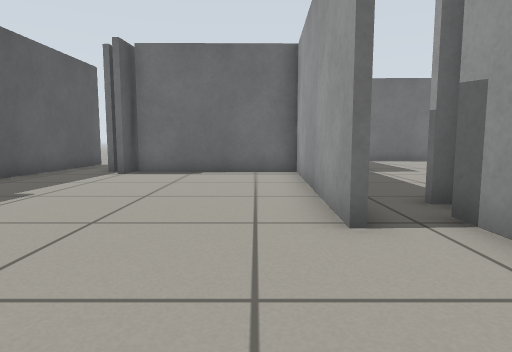
View 1 (above)

22 first-person views from a walk through a world built for the Gazebo simulator. The camera is 0.5 m above the floor, tilts 6° down and sees 75° across. The floor is counted in squares, 0.5 m on a side. Each view is taken from the middle of a square. On the plan, view 1 faces up. The plan holds only what a view shows up to about 12 squares ahead; the rest is blank.

View 2
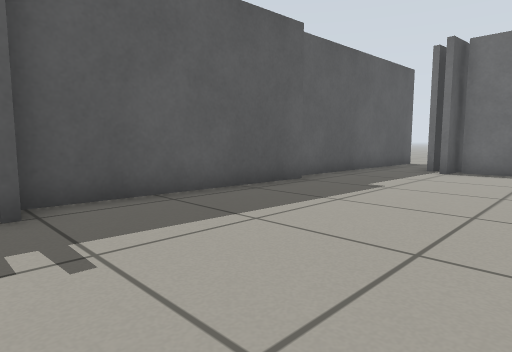

View 3
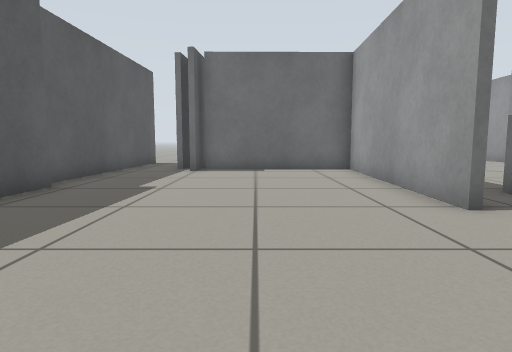

View 4
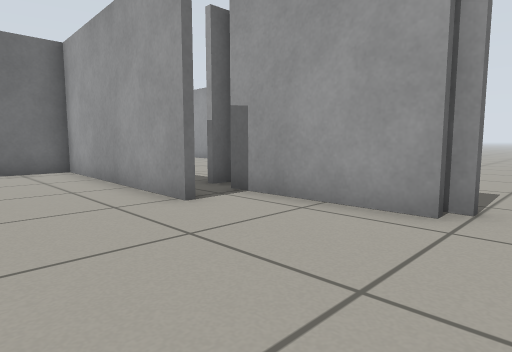

View 5
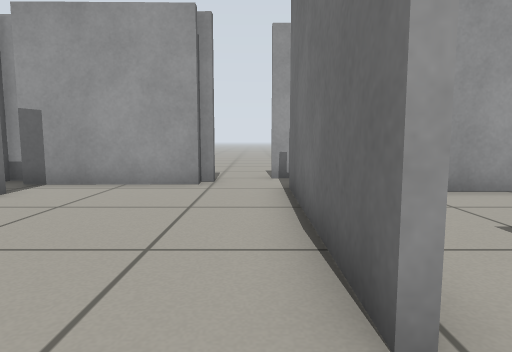

View 6
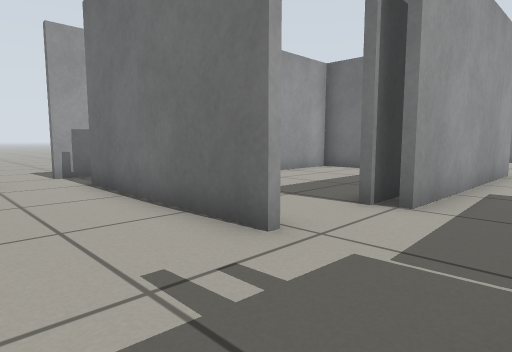

View 7
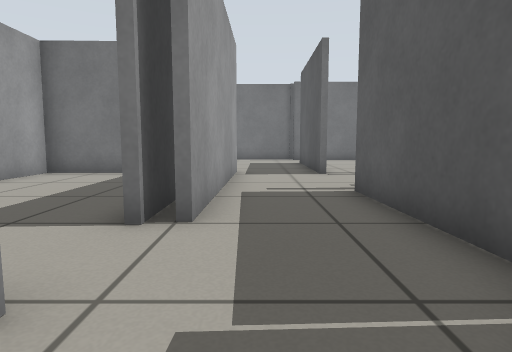

View 8
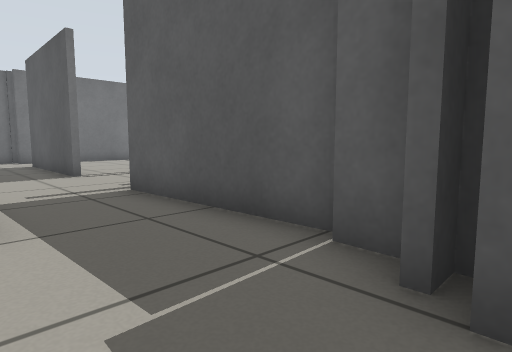

View 9
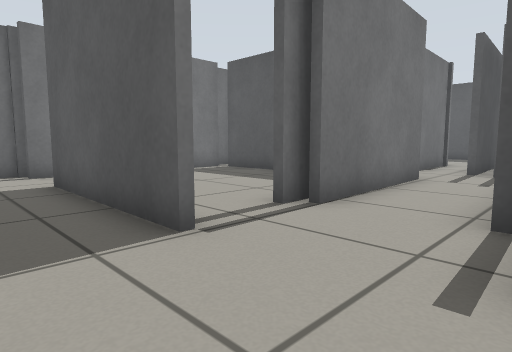

View 10
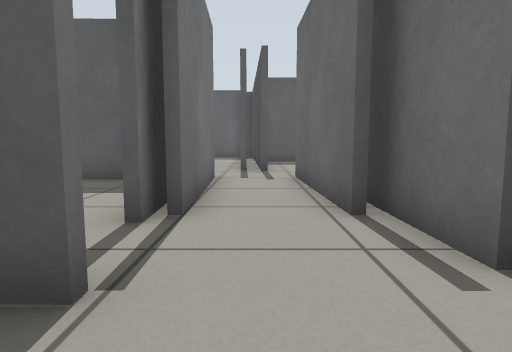

View 11
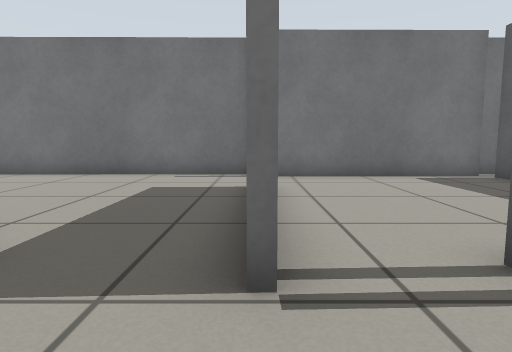

View 12
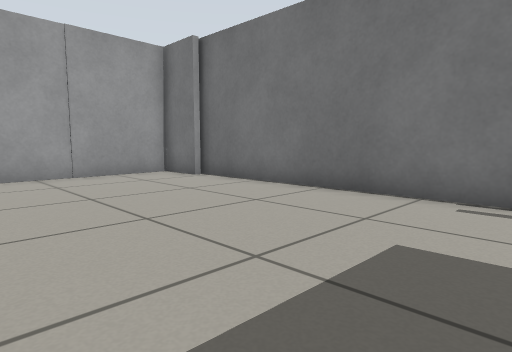

View 13
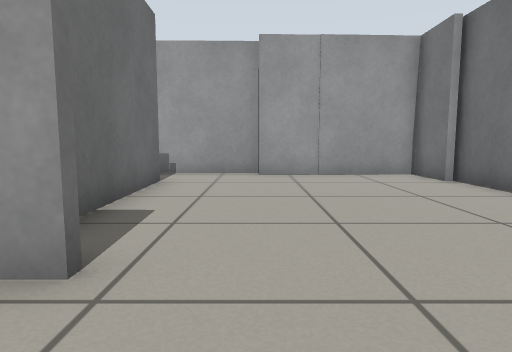

View 14
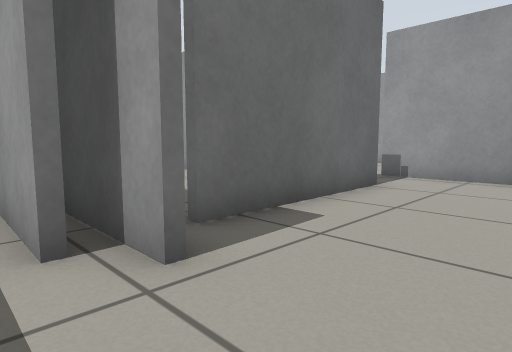

View 15
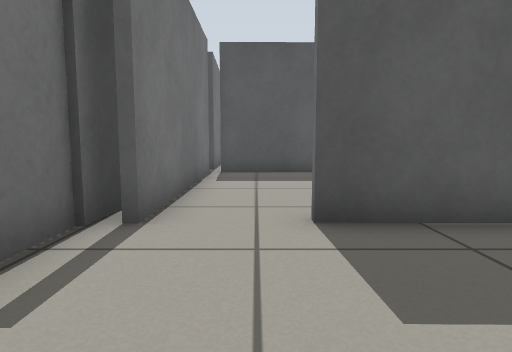

View 16
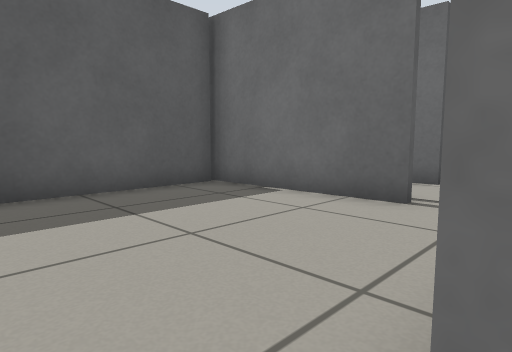

View 17
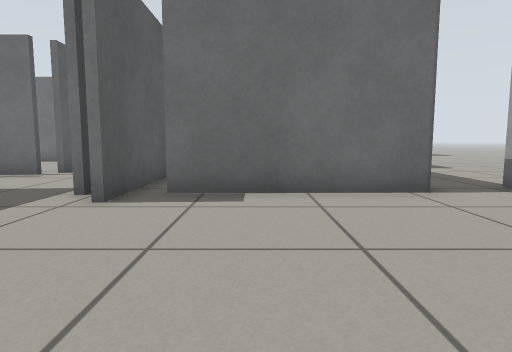

View 18
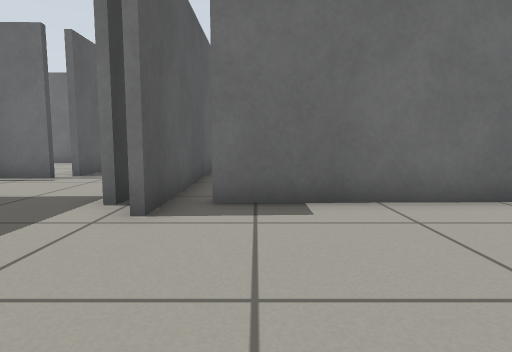

View 19
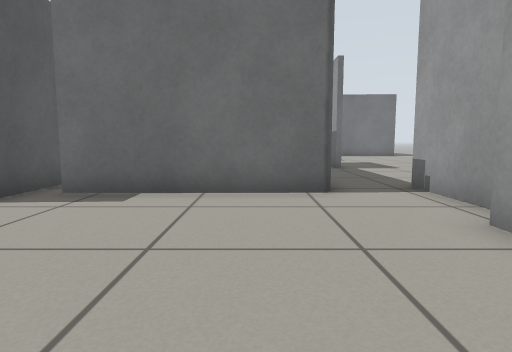

View 20
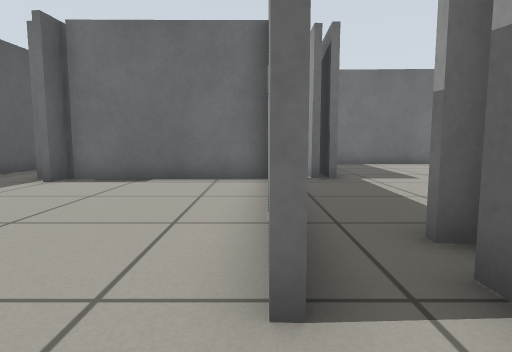

View 21
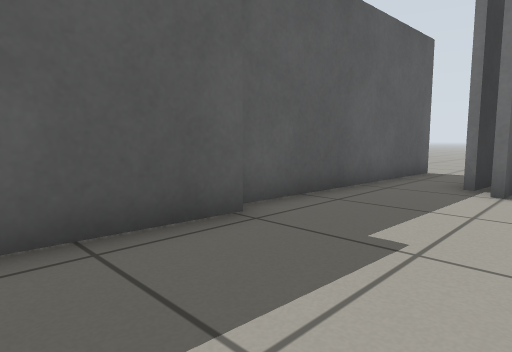

View 22
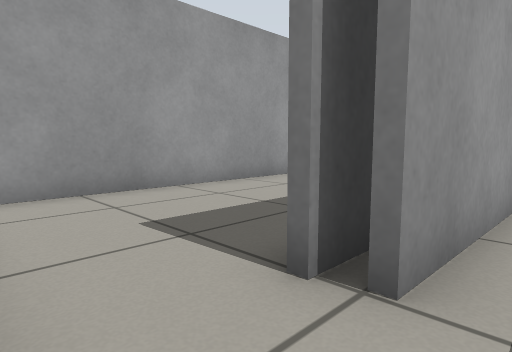

### Floor plan
Points are (right, up) in squares from view 1. A wall is a line through its corners. A room is listed if a view was taken in it or the views show most of it. See-through windows are left out.
Room 1 (views 1, 2, 3, 4, 5, 6, 7, 8, 20, 21)
walls: (1.1, 3.7) (1.3, 10.7) (-3.8, 10.7); (-6.4, 6.2) (-6.8, -0.1); (-3.9, 11.3) (-4, 9.9); (2.6, 0.2) (2.6, 4.4); (-3.6, -1.6) (2.1, -1.7); (-6.6, 14.1) (-6.7, 6.5)
low walls: (-6.8, -0.7) (-6.2, -0.7)
ways out: opening at (-4.5, -2) to room 2; opening at (-6, 14); opening at (2.5, -0.5); opening at (3, 8.5)
Room 2 (views 9, 10, 11, 22)
walls: (-3.6, -5.6) (-3.6, -3.9); (-3.7, -10.6) (-3.7, -8.9); (-4.4, -10.9) (-4.2, -3.9); (-6.8, -1) (-7.1, -6.7)
ways out: opening at (-4.5, -2) to room 1; opening at (-5.5, -11) to room 3; opening at (-3, -3) to room 5; opening at (-7, -9) to room 6
Room 3 (views 12, 13, 14, 15, 16, 17, 18, 19)
walls: (-3.7, -11.6) (-3.7, -10.6); (2.4, -10.6) (-2.8, -10.7); (2.2, -17.7) (3.9, -17.7) (3.8, -13.1); (-6.9, -10.1) (-7, -15.4); (4.5, -13.1) (4.4, -9.6); (-8, -18.1) (2.6, -18)
ways out: opening at (-5.5, -11) to room 2; opening at (-7, -16) to room 4; opening at (3, -10.5)
Room 4 (no view inside)
walls: (-9, -10.6) (-14, -10.8); (-13.6, -10.9) (-13.5, -17.4) (-6.9, -17.4)
ways out: opening at (-7, -16) to room 3; opening at (-8, -11) to room 6
Room 5 (no view inside)
walls: (-3.4, -5) (-3.5, -11.6); (-0.9, -10.5) (1.5, -10.4) (1.5, -2.7)
ways out: opening at (-3, -3) to room 2
Room 6 (no view inside)
walls: (-9.3, -7.7) (-14.3, -7.9); (-10.5, -10.5) (-9, -10.4); (-7.4, -7.1) (-10.5, -7.2); (-14.3, -10.1) (-9.4, -10)
ways out: opening at (-7, -9) to room 2; opening at (-8, -11) to room 4; opening at (-14, -9)

Where each view was taken, in squares from view 1:
view 1: 0 up, 0 right, facing up
view 2: 1 down, 1 left, facing up-left
view 3: 1 down, 2 left, facing up
view 4: 1 down, 2 left, facing up-right
view 5: 1 down, 5 left, facing right
view 6: 1 up, 6 left, facing down-right
view 7: 0 up, 5 left, facing down
view 8: 0 up, 4 left, facing down-left
view 9: 7 down, 5 left, facing down-left
view 10: 9 down, 5 left, facing left
view 11: 8 down, 7 left, facing down
view 12: 12 down, 6 left, facing down-right
view 13: 13 down, 6 left, facing right
view 14: 14 down, 5 left, facing up-right
view 15: 16 down, 3 left, facing left
view 16: 16 down, 7 left, facing up-left
view 17: 17 down, 1 left, facing up
view 18: 16 down, 2 left, facing up
view 19: 17 down, 1 right, facing up
view 20: 2 up, 1 right, facing up
view 21: 3 up, 3 left, facing up-left
view 22: 2 down, 5 left, facing down-right
